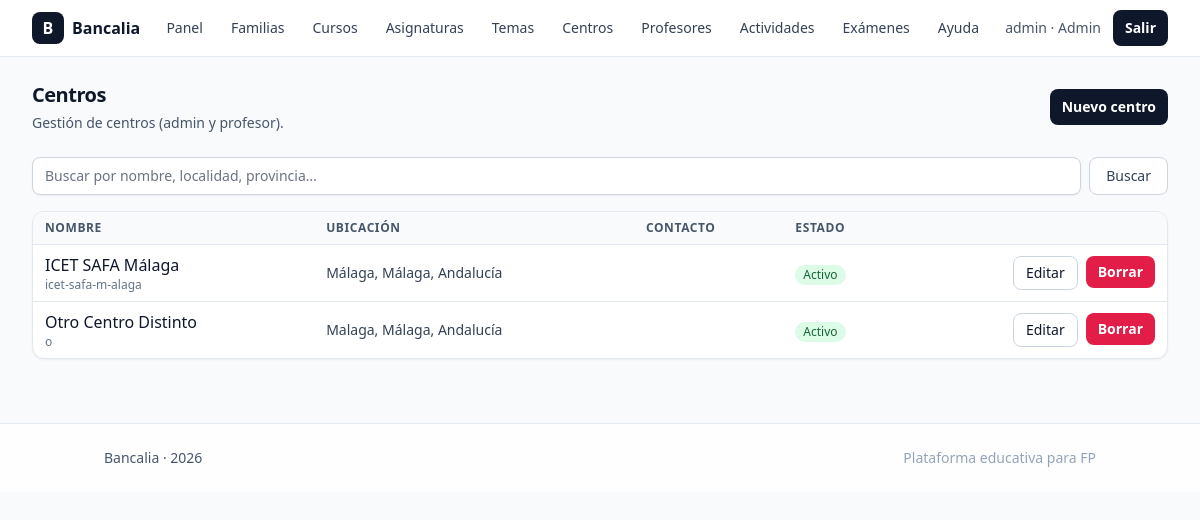
Screenshot of /admin/centros/index.php (signed in) with the database file from the repository.
### tables this page shows
CREATE TABLE `centros` (
  `id` int(11) NOT NULL,
  `nombre` varchar(180) NOT NULL,
  `slug` varchar(190) NOT NULL,
  `codigo` varchar(50) DEFAULT NULL,
  `tipo` enum('publico','privado','concertado') NOT NULL DEFAULT 'publico',
  `comunidad` varchar(100) DEFAULT NULL,
  `provincia` varchar(100) DEFAULT NULL,
  `localidad` varchar(120) DEFAULT NULL,
  `direccion` varchar(200) DEFAULT NULL,
  `cp` varchar(10) DEFAULT NULL,
  `email` varchar(150) DEFAULT NULL,
  `telefono` varchar(30) DEFAULT NULL,
  `web` varchar(200) DEFAULT NULL,
  `lat` decimal(10,7) DEFAULT NULL,
  `lng` decimal(10,7) DEFAULT NULL,
  `descripcion` text DEFAULT NULL,
  `is_active` tinyint(1) NOT NULL DEFAULT 1,
  `created_at` datetime NOT NULL DEFAULT current_timestamp(),
  `updated_at` datetime NOT NULL DEFAULT current_timestamp() ON UPDATE current_timestamp()
);

### config.php (called while the page is built, shortened)
<?php
function pdo(): PDO
{
  $host = $_ENV['DB_HOST'] ?? '127.0.0.1';
  $port = $_ENV['DB_PORT'] ?? '3306';
  $db = $_ENV['DB_NAME'] ?? 'bancalia';
  $user = $_ENV['DB_USER'] ?? 'root';
  $pass = $_ENV['DB_PASS'] ?? '';
  $dsn = "mysql:host=$host;port=$port;dbname=$db;charset=utf8mb4";
  $pdo = new PDO($dsn, $user, $pass, [
    PDO::ATTR_ERRMODE => PDO::ERRMODE_EXCEPTION,
    PDO::ATTR_DEFAULT_FETCH_MODE => PDO::FETCH_ASSOC,
    PDO::ATTR_EMULATE_PREPARES => false,
  ]);
  return $pdo;
}

### public/admin/centros/index.php (the view, shortened to what this page needs)
<?php
require_once __DIR__ . '/../../../config.php';
require_once __DIR__ . '/../../../partials/header.php';
$q = trim((string)($_GET['q'] ?? ''));
$params = [];
$sql = 'SELECT id, nombre, slug, localidad, provincia, comunidad, telefono, email, web, is_active FROM centros';
$sql .= ' ORDER BY nombre ASC';
$st = pdo()->prepare($sql);
$st->execute($params);
$rows = $st->fetchAll();
?>
<div class="mb-6 flex items-center justify-between">
  <div>
    <h1 class="text-xl font-semibold tracking-tight">Centros</h1>
    <p class="mt-1 text-sm text-slate-600">Gestión de centros (admin y profesor).</p>
  </div>
  <a href="<?= PUBLIC_URL ?>/admin/centros/create.php"
     class="inline-flex items-center rounded-lg bg-slate-900 px-3 py-2 text-sm font-semibold text-white hover:bg-slate-800">Nuevo centro</a>
</div>
<form method="get" action="" class="mb-4">
  <div class="flex gap-2">
    <input type="text" name="q" value="<?= htmlspecialchars($q) ?>" placeholder="Buscar por nombre, localidad, provincia…"
           class="w-full rounded-lg border border-slate-300 bg-white px-3 py-2 text-sm shadow-sm focus:ring-2 focus:ring-slate-400">
    <button class="rounded-lg border border-slate-300 bg-white px-4 py-2 text-sm font-medium text-slate-700 hover:bg-slate-100">Buscar</button>
  </div>
</form>
<div class="overflow-hidden rounded-xl border border-slate-200 bg-white shadow-sm">
  <table class="min-w-full divide-y divide-slate-200">
    <thead class="bg-slate-50">
      <tr>
        <th class="px-3 py-2 text-left text-xs font-semibold uppercase tracking-wider text-slate-600">Nombre</th>
        <th class="px-3 py-2 text-left text-xs font-semibold uppercase tracking-wider text-slate-600">Ubicación</th>
        <th class="px-3 py-2 text-left text-xs font-semibold uppercase tracking-wider text-slate-600">Contacto</th>
        <th class="px-3 py-2 text-left text-xs font-semibold uppercase tracking-wider text-slate-600">Estado</th>
        <th class="px-3 py-2"></th>
      </tr>
    </thead>
    <tbody class="divide-y divide-slate-200">
      <?php foreach ($rows as $r): ?>
        <tr>
          <td class="px-3 py-2">
            <div class="font-medium"><?= htmlspecialchars($r['nombre']) ?></div>
            <div class="text-xs text-slate-500"><?= htmlspecialchars($r['slug']) ?></div>
          </td>
          <td class="px-3 py-2 text-sm text-slate-700">
            <?= htmlspecialchars(implode(', ', array_filter([$r['localidad'], $r['provincia'], $r['comunidad']]))) ?>
          </td>
          <td class="px-3 py-2 text-sm text-slate-700">
          </td>
          <td class="px-3 py-2">
            <?php if ((int)$r['is_active']===1): ?>
              <span class="inline-flex rounded-full bg-green-100 px-2 py-0.5 text-xs font-medium text-green-800">Activo</span>
            <?php else: ?>
              <span class="inline-flex rounded-full bg-slate-100 px-2 py-0.5 text-xs font-medium text-slate-700">Inactivo</span>
            <?php endif; ?>
          </td>
          <td class="px-3 py-2 text-right">
            <div class="flex justify-end gap-2">
              <a href="<?= PUBLIC_URL ?>/admin/centros/edit.php?id=<?= (int)$r['id'] ?>"
                 class="rounded-lg border border-slate-300 bg-white px-3 py-1.5 text-sm hover:bg-slate-100">Editar</a>
              <form method="post" action="<?= PUBLIC_URL ?>/admin/centros/delete.php" onsubmit="return confirm('¿Seguro que quieres borrar este centro?');">
                <button class="rounded-lg bg-rose-600 px-3 py-1.5 text-sm font-semibold text-white hover:bg-rose-500">Borrar</button>
              </form>
            </div>
          </td>
        </tr>
      <?php endforeach; ?>
    </tbody>
  </table>
</div>
<?php require_once __DIR__ . '/../../../partials/footer.php'; ?>

### rows the page displays
centros: nombre "ICET SAFA Málaga", slug "icet-safa-m-alaga", localidad+provincia+comunidad "Málaga, Málaga, Andalucía", is_active "Activo"
centros: nombre "Otro Centro Distinto", slug "o", localidad+provincia+comunidad "Malaga, Málaga, Andalucía", is_active "Activo"

### other values shown
$u['role'] "admin"
$u['nombre'] "Admin"
